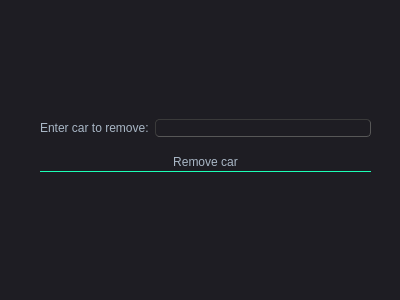
<?xml version="1.0" encoding="UTF-8"?>
<ui version="4.0">
 <class>removecar</class>
 <widget class="QDialog" name="removecar">
  <property name="geometry">
   <rect>
    <x>0</x>
    <y>0</y>
    <width>400</width>
    <height>300</height>
   </rect>
  </property>
  <property name="windowTitle">
   <string>Dialog</string>
  </property>
  <property name="styleSheet">
   <string notr="true">QMainWindow {
	background-color:#1e1d23;
}
QDialog {
	background-color:#1e1d23;
}
QColorDialog {
	background-color:#1e1d23;
}
QTextEdit {
	background-color:#1e1d23;
	color: #a9b7c6;
}
QPlainTextEdit {
	selection-background-color:#007b50;
	background-color:#1e1d23;
	border-style: solid;
	border-top-color: transparent;
	border-right-color: transparent;
	border-left-color: transparent;
	border-bottom-color: transparent;
	border-width: 1px;
	color: #a9b7c6;
}
QPushButton{
	border-style: solid;
	border-top-color: transparent;
	border-right-color: transparent;
	border-left-color: transparent;
	border-bottom-color: transparent;
	border-width: 1px;
	border-style: solid;
	color: #a9b7c6;
	padding: 2px;
	background-color: #1e1d23;
}
QPushButton::default{
	border-style: inset;
	border-top-color: transparent;
	border-right-color: transparent;
	border-left-color: transparent;
	border-bottom-color: #04b97f;
	border-width: 1px;
	color: #a9b7c6;
	padding: 2px;
	background-color: #1e1d23;
}
QToolButton {
	border-style: solid;
	border-top-color: transparent;
	border-right-color: transparent;
	border-left-color: transparent;
	border-bottom-color: #04b97f;
	border-bottom-width: 1px;
	border-style: solid;
	color: #a9b7c6;
	padding: 2px;
	background-color: #1e1d23;
}
QToolButton:hover{
	border-style: solid;
	border-top-color: transparent;
	border-right-color: transparent;
	border-left-color: transparent;
	border-bottom-color: #37efba;
	border-bottom-width: 2px;
	border-style: solid;
	color: #FFFFFF;
	padding-bottom: 1px;
	background-color: #1e1d23;
}
QPushButton:hover{
	border-style: solid;
	border-top-color: transparent;
	border-right-color: transparent;
	border-left-color: transparent;
	border-bottom-color: #37efba;
	border-bottom-width: 1px;
	border-style: solid;
	color: #FFFFFF;
	padding-bottom: 2px;
	background-color: #1e1d23;
}
QPushButton:pressed{
	border-style: solid;
	border-top-color: transparent;
	border-right-color: transparent;
	border-left-color: transparent;
	border-bottom-color: #37efba;
	border-bottom-width: 2px;
	border-style: solid;
	color: #37efba;
	padding-bottom: 1px;
	background-color: #1e1d23;
}
QPushButton:disabled{
	border-style: solid;
	border-top-color: transparent;
	border-right-color: transparent;
	border-left-color: transparent;
	border-bottom-color: #808086;
	border-bottom-width: 2px;
	border-style: solid;
	color: #808086;
	padding-bottom: 1px;
	background-color: #1e1d23;
}
QLineEdit {
	border-width: 1px; border-radius: 4px;
	border-color: rgb(58, 58, 58);
	border-style: inset;
	padding: 0 8px;
	color: #a9b7c6;
	background:#1e1d23;
	selection-background-color:#007b50;
	selection-color: #FFFFFF;
}
QLabel {
	color: #a9b7c6;
}
QLCDNumber {
	color: #37e6b4;
}
QProgressBar {
	text-align: center;
	color: rgb(240, 240, 240);
	border-width: 1px; 
	border-radius: 10px;
	border-color: rgb(58, 58, 58);
	border-style: inset;
	background-color:#1e1d23;
}
QProgressBar::chunk {
	background-color: #04b97f;
	border-radius: 5px;
}
QMenuBar {
	background-color: #1e1d23;
}
QMenuBar::item {
	color: #a9b7c6;
  	spacing: 3px;
  	padding: 1px 4px;
  	background: #1e1d23;
}

QMenuBar::item:selected {
  	background:#1e1d23;
	color: #FFFFFF;
}
QMenu::item:selected {
	border-style: solid;
	border-top-color: transparent;
	border-right-color: transparent;
	border-left-color: #04b97f;
	border-bottom-color: transparent;
	border-left-width: 2px;
	color: #FFFFFF;
	padding-left:15px;
	padding-top:4px;
	padding-bottom:4px;
	padding-right:7px;
	background-color: #1e1d23;
}
QMenu::item {
	border-style: solid;
	border-top-color: transparent;
	border-right-color: transparent;
	border-left-color: transparent;
	border-bottom-color: transparent;
	border-bottom-width: 1px;
	border-style: solid;
	color: #a9b7c6;
	padding-left:17px;
	padding-top:4px;
	padding-bottom:4px;
	padding-right:7px;
	background-color: #1e1d23;
}
QMenu{
	background-color:#1e1d23;
}
QTabWidget {
	color:rgb(0,0,0);
	background-color:#1e1d23;
}
QTabWidget::pane {
		border-color: rgb(77,77,77);
		background-color:#1e1d23;
		border-style: solid;
		border-width: 1px;
    	border-radius: 6px;
}
QTabBar::tab {
	border-style: solid;
	border-top-color: transparent;
	border-right-color: transparent;
	border-left-color: transparent;
	border-bottom-color: transparent;
	border-bottom-width: 1px;
	border-style: solid;
	color: #808086;
	padding: 3px;
	margin-left:3px;
	background-color: #1e1d23;
}
QTabBar::tab:selected, QTabBar::tab:last:selected, QTabBar::tab:hover {
  	border-style: solid;
	border-top-color: transparent;
	border-right-color: transparent;
	border-left-color: transparent;
	border-bottom-color: #04b97f;
	border-bottom-width: 2px;
	border-style: solid;
	color: #FFFFFF;
	padding-left: 3px;
	padding-bottom: 2px;
	margin-left:3px;
	background-color: #1e1d23;
}

QCheckBox {
	color: #a9b7c6;
	padding: 2px;
}
QCheckBox:disabled {
	color: #808086;
	padding: 2px;
}

QCheckBox:hover {
	border-radius:4px;
	border-style:solid;
	padding-left: 1px;
	padding-right: 1px;
	padding-bottom: 1px;
	padding-top: 1px;
	border-width:1px;
	border-color: rgb(87, 97, 106);
	background-color:#1e1d23;
}
QCheckBox::indicator:checked {

	height: 10px;
	width: 10px;
	border-style:solid;
	border-width: 1px;
	border-color: #04b97f;
	color: #a9b7c6;
	background-color: #04b97f;
}
QCheckBox::indicator:unchecked {

	height: 10px;
	width: 10px;
	border-style:solid;
	border-width: 1px;
	border-color: #04b97f;
	color: #a9b7c6;
	background-color: transparent;
}
QRadioButton {
	color: #a9b7c6;
	background-color: #1e1d23;
	padding: 1px;
}
QRadioButton::indicator:checked {
	height: 10px;
	width: 10px;
	border-style:solid;
	border-radius:5px;
	border-width: 1px;
	border-color: #04b97f;
	color: #a9b7c6;
	background-color: #04b97f;
}
QRadioButton::indicator:!checked {
	height: 10px;
	width: 10px;
	border-style:solid;
	border-radius:5px;
	border-width: 1px;
	border-color: #04b97f;
	color: #a9b7c6;
	background-color: transparent;
}
QStatusBar {
	color:#027f7f;
}
QSpinBox {
	color: #a9b7c6;	
	background-color: #1e1d23;
}
QDoubleSpinBox {
	color: #a9b7c6;	
	background-color: #1e1d23;
}
QTimeEdit {
	color: #a9b7c6;	
	background-color: #1e1d23;
}
QDateTimeEdit {
	color: #a9b7c6;	
	background-color: #1e1d23;
}
QDateEdit {
	color: #a9b7c6;	
	background-color: #1e1d23;
}
QComboBox {
	color: #a9b7c6;	
	background: #1e1d23;
}
QComboBox:editable {
	background: #1e1d23;
	color: #a9b7c6;
	selection-background-color: #1e1d23;
}
QComboBox QAbstractItemView {
	color: #a9b7c6;	
	background: #1e1d23;
	selection-color: #FFFFFF;
	selection-background-color: #1e1d23;
}
QComboBox:!editable:on, QComboBox::drop-down:editable:on {
	color: #a9b7c6;	
	background: #1e1d23;
}
QFontComboBox {
	color: #a9b7c6;	
	background-color: #1e1d23;
}
QToolBox {
	color: #a9b7c6;
	background-color: #1e1d23;
}
QToolBox::tab {
	color: #a9b7c6;
	background-color: #1e1d23;
}
QToolBox::tab:selected {
	color: #FFFFFF;
	background-color: #1e1d23;
}
QScrollArea {
	color: #FFFFFF;
	background-color: #1e1d23;
}
QSlider::groove:horizontal {
	height: 5px;
	background: #04b97f;
}
QSlider::groove:vertical {
	width: 5px;
	background: #04b97f;
}
QSlider::handle:horizontal {
	background: qlineargradient(x1:0, y1:0, x2:1, y2:1, stop:0 #b4b4b4, stop:1 #8f8f8f);
	border: 1px solid #5c5c5c;
	width: 14px;
	margin: -5px 0;
	border-radius: 7px;
}
QSlider::handle:vertical {
	background: qlineargradient(x1:1, y1:1, x2:0, y2:0, stop:0 #b4b4b4, stop:1 #8f8f8f);
	border: 1px solid #5c5c5c;
	height: 14px;
	margin: 0 -5px;
	border-radius: 7px;
}
QSlider::add-page:horizontal {
    background: white;
}
QSlider::add-page:vertical {
    background: white;
}
QSlider::sub-page:horizontal {
    background: #04b97f;
}
QSlider::sub-page:vertical {
    background: #04b97f;
}</string>
  </property>
  <widget class="QWidget" name="layoutWidget">
   <property name="geometry">
    <rect>
     <x>40</x>
     <y>110</y>
     <width>331</width>
     <height>71</height>
    </rect>
   </property>
   <layout class="QVBoxLayout" name="verticalLayout">
    <item>
     <layout class="QHBoxLayout" name="horizontalLayout">
      <item>
       <widget class="QLabel" name="label">
        <property name="text">
         <string>Enter car to remove:</string>
        </property>
       </widget>
      </item>
      <item>
       <widget class="QLineEdit" name="regnr"/>
      </item>
     </layout>
    </item>
    <item>
     <widget class="QPushButton" name="pushButton">
      <property name="text">
       <string>Remove car</string>
      </property>
     </widget>
    </item>
   </layout>
  </widget>
 </widget>
 <resources/>
 <connections/>
</ui>
